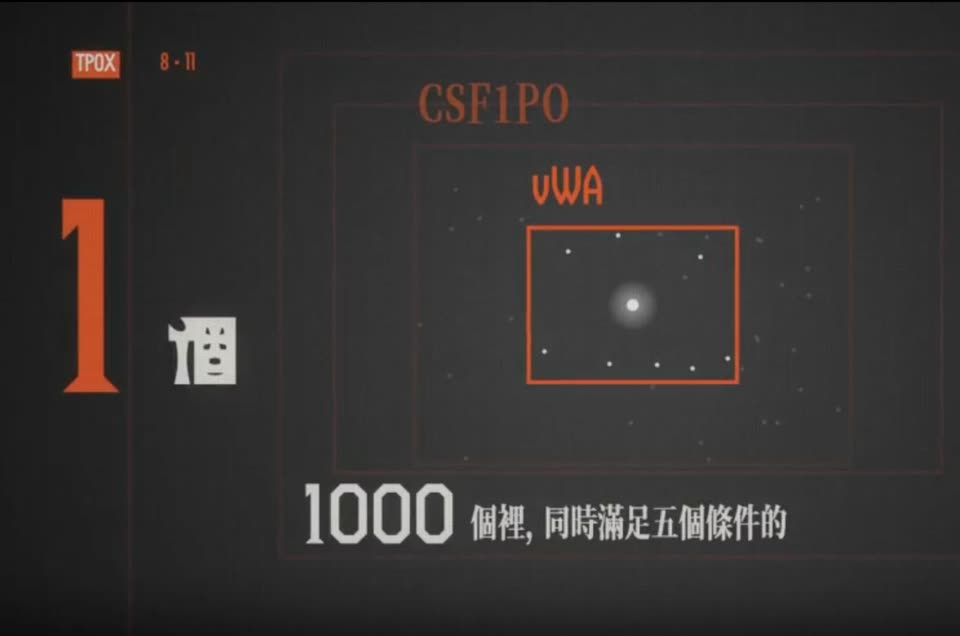
#> input picture work/recipe-board-v1/prompts/examples/2026-10-25-user/1.jpg, 960 x 636 px
$ python balance.py ../../../../../work/recipe-board-v1/prompts/examples/2026-10-25-user/1.jpg
#> lines starting #> are read from the running program, lines starting #| are printed output that depends on the picture; after the words box and inside, x2 and y2 are one past the last pixel; in counts of white or black regions, pixels touching at a corner belong together
# Where a frame's picture sits: the ink (edges) of its upper and lower halves above the subtitle band (y 860 of 1080).
# The blind reviews kept saying "下半部大片空着" (paperclip-138-full B39 B40 B42 B34 2026-10-23): the line measures it.
# A pixel is picture when it is on an edge or stands off the frame's ground (its median colour) by more than 40 in some
# channel: a large solid block counts by its area, not only its outline (a red bar 1300 x 110 low in the frame counted
# for less than a title's strokes, B39 2026-10-23); faint background lettering (alpha 0.08) stays ground.
# usage: balance.py <png>...  -> one JSON row per file: { file, top, bottom, share } (share: the lower half's part)
import sys, json
from PIL import Image, ImageFilter
import numpy as np
for f in sys.argv[1:]:
    rgb = Image.open(f).convert('RGB').resize((480, 270)).filter(ImageFilter.GaussianBlur(1.6))   # the grain and dot screen blurred away: they are texture, not picture
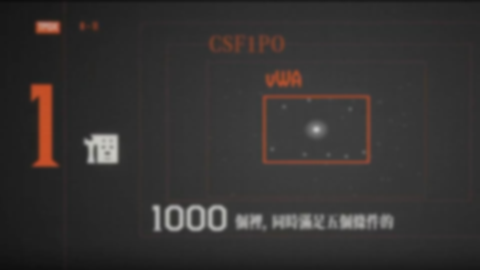
#> rgb: PIL image 480x270 RGB; mean R, G, B 53.6, 50.8, 49.9
    e = np.asarray(rgb.convert('L').filter(ImageFilter.FIND_EDGES), dtype=float)
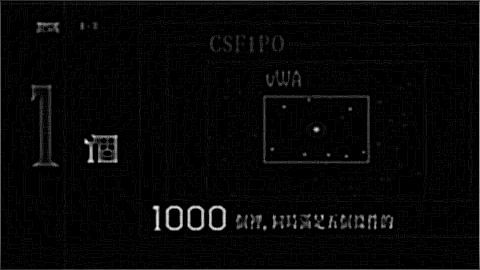
#> e: shape (270, 480) float64; min 0, max 80, mean 2.1; drawn with min black and max white
    c = np.asarray(rgb, dtype=float); ground = np.median(c.reshape(-1, 3), axis=0)
#> after `ground = np.median(c.reshape(-1, 3), axis=0)`: ground = [50, 49, 49]
    ink = (e > 22) | (np.abs(c - ground).max(axis=2) > 40)
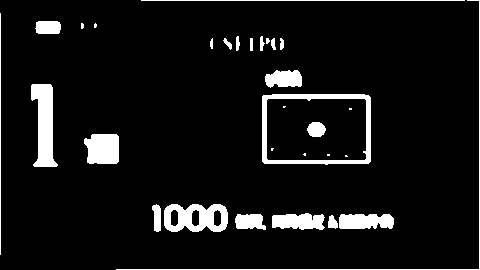
#> ink: shape (270, 480) bool; 7.7% white; 31 white regions (9 under 20 px), largest, box (x1, y1, x2, y2) and area: (262, 94, 371, 165) 1585, (31, 84, 58, 167) 1400, (164, 204, 228, 232) 1249
    band = int(270 * 860 / 1080); mid = band // 2
    top, bottom = float(ink[:mid].mean()), float(ink[mid:band].mean())
#> top = 0.0542; bottom = 0.0768
    print(json.dumps({ 'file': f, 'top': round(top, 4), 'bottom': round(bottom, 4), 'share': round(bottom / (top + bottom), 3) if top + bottom > 0 else 0.5 }))
#| {"file": "../../../../../work/recipe-board-v1/prompts/examples/2026-10-25-user/1.jpg", "top": 0.0542, "bottom": 0.0768, "share": 0.586}

$ run again, on work/recipe-board-v1/prompts/examples/2026-10-25-user/3.jpg
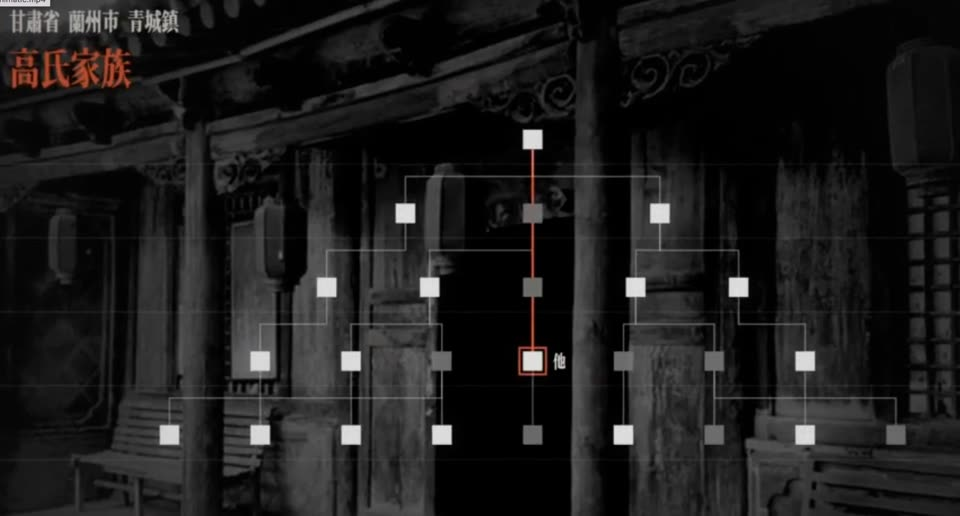
#> input picture work/recipe-board-v1/prompts/examples/2026-10-25-user/3.jpg, 960 x 516 px
#> `e = np.asarray(rgb.convert('L').filter(ImageFilter.FIND_EDGES), dtype=..`:
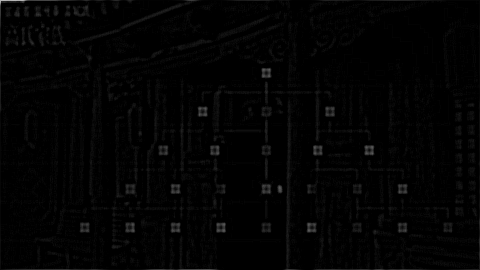
#> e: shape (270, 480) float64; min 0, max 183, mean 3.2
#> ground = [22, 22, 22]
#> `ink = (e > 22) | (np.abs(c - ground).max(axis=2) > 40)`:
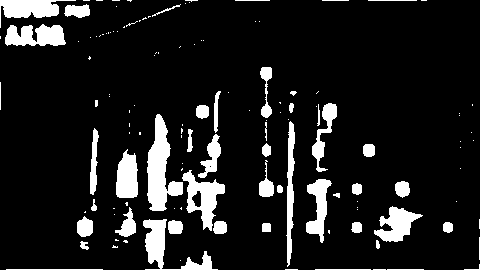
#> ink: shape (270, 480) bool; 11.3% white; 130 white regions (81 under 20 px), largest, box (x1, y1, x2, y2) and area: (147, 114, 183, 211) 1743, (143, 219, 218, 270) 1147, (182, 170, 225, 231) 1110
#> top = 0.0574; bottom = 0.147
#| {"file": "../../../../../work/recipe-board-v1/prompts/examples/2026-10-25-user/3.jpg", "top": 0.0574, "bottom": 0.1468, "share": 0.719}

$ run again, on work/recipe-board-v1/prompts/examples/2026-10-25-user/4.jpg
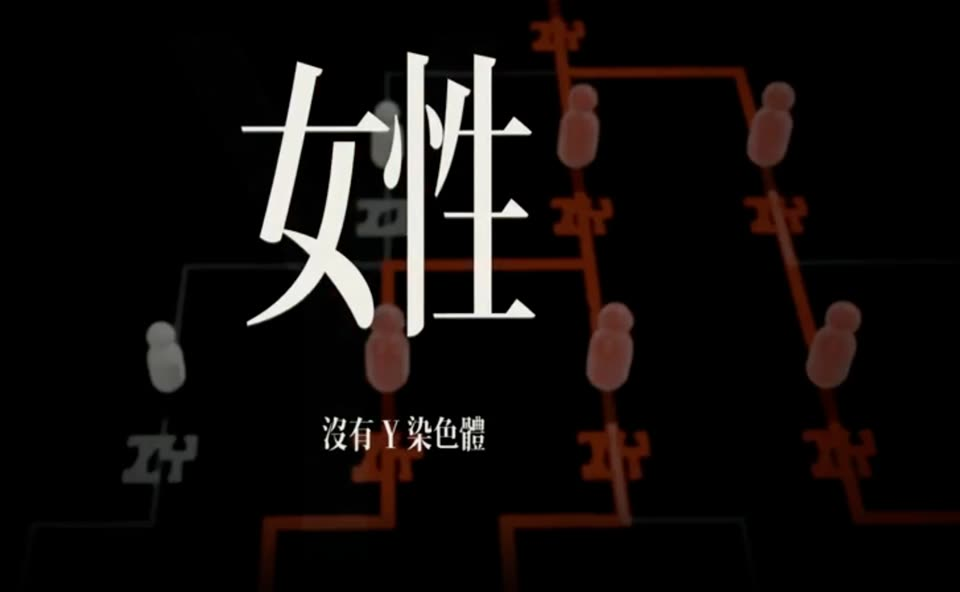
#> input picture work/recipe-board-v1/prompts/examples/2026-10-25-user/4.jpg, 960 x 592 px
#> `e = np.asarray(rgb.convert('L').filter(ImageFilter.FIND_EDGES), dtype=..`:
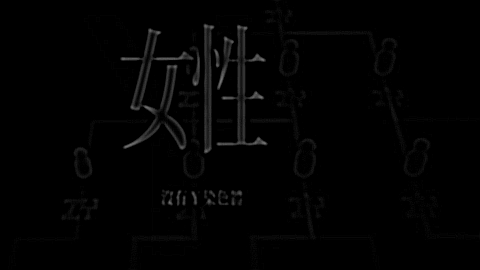
#> e: shape (270, 480) float64; min 0, max 116, mean 2.6
#> ground = [0, 0, 0]
#> `ink = (e > 22) | (np.abs(c - ground).max(axis=2) > 40)`:
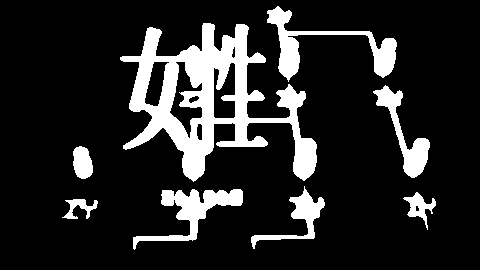
#> ink: shape (270, 480) bool; 15.2% white; 8 white regions, largest, box (x1, y1, x2, y2) and area: (120, 23, 317, 182) 11557, (267, 6, 397, 82) 2305, (133, 189, 243, 250) 2022
#> top = 0.18; bottom = 0.177
#| {"file": "../../../../../work/recipe-board-v1/prompts/examples/2026-10-25-user/4.jpg", "top": 0.1803, "bottom": 0.1774, "share": 0.496}
